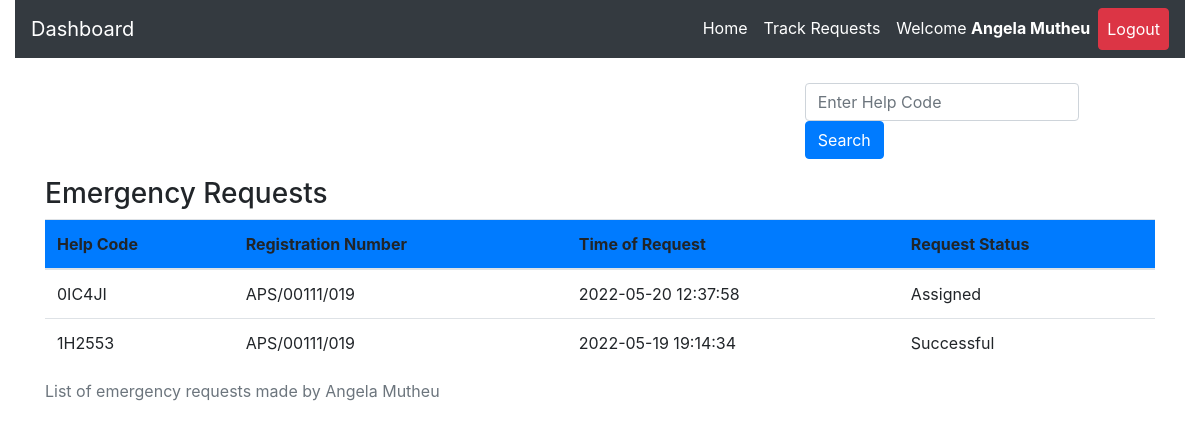
Page /track.php (signed in) on the committed database.
### tables this page shows
CREATE TABLE `request_status` (
  `id` int(20) NOT NULL,
  `helpID` varchar(50) NOT NULL,
  `ip_address` varchar(100) NOT NULL,
  `request_latitude` varchar(50) NOT NULL,
  `request_longitude` varchar(50) NOT NULL,
  `status` varchar(50) DEFAULT 'Pending',
  `emergency_type` varchar(50) NOT NULL,
  `emergency_description` varchar(255) DEFAULT 'No Description',
  `admNo` varchar(255) NOT NULL,
  `timestamp` datetime NOT NULL DEFAULT CURRENT_TIMESTAMP
);

### track.php (the view, shortened to what this page needs)
<?php
include 'server.php';
    ?>
<!DOCTYPE html>
<html lang="en">
<head>
  <?php
include './components/header.php';
?>
  </head>
  <body>
    <?php
    include './components/navbar.php';
    ?>
<div class="container mt-4">
<div class="row border border-white">
  <div class="col-md-4"></div>
  <div class="col-md-4"></div>
  <div class="col-md-4">
  <form class="form-inline my-2 my-lg-0" method="POST" action="">
<input class="form-control mr-sm-2" type="search" name='searched_help_code' placeholder="Enter Help Code" aria-label="Search">
<button type="submit" name='search-button' class="btn btn-primary">Search</button>
</form>
  </div>
</div>
<div class="row m-2">
  <div class="col-md-12">
  </div>
</div>
<table class="table">
  <caption>List of emergency requests made by <?php  echo  $_SESSION['firstname'].' '. $_SESSION['lastname']; ?></caption>
  <thead>
      <h3>Emergency Requests</h3>
    <tr class='bg-primary'>
      <th scope="col">Help Code</th>
      <th scope="col">Registration  Number</th>
      <th scope="col">Time of Request</th>
      <th scope="col">Request Status</th>
    </tr>
  </thead>
  <tbody>
        <?php
        if($_SESSION['username']){
            $reg_num = $_SESSION['username'];
            $data_fetch_query = "SELECT * FROM `request_status` WHERE admNo='$reg_num' order by timestamp DESC LIMIT 15";
            $data_result = mysqli_query($db, $data_fetch_query);
            if ($data_result->num_rows > 0){
                while($row = $data_result->fetch_assoc()) {
            echo "<tr> <td>" .$row["helpID"].  "</td>";
            echo "<td>" .$row["admNo"]."</td>";
            echo "<td>" .$row["timestamp"]."</td>";
            echo "<td>" .$row["status"]."</td> </tr>";
            }
            }else{
            echo "<td>"."No Requests Found"."</td>";
            }
            } else{
                echo "<td>"."No Data Found"."</td>";
            }
    ?>
              </tbody>
</table>
  </body>
</html>

### rows in the picture
request_status: helpID "0IC4JI", admNo "APS/00111/019", timestamp "2022-05-20 12:37:58", status "Assigned"
request_status: helpID "1H2553", admNo "APS/00111/019", timestamp "2022-05-19 19:14:34", status "Successful"

### other values in the picture
$_SESSION['firstname'] "Angela"
$_SESSION['lastname'] "Mutheu"
